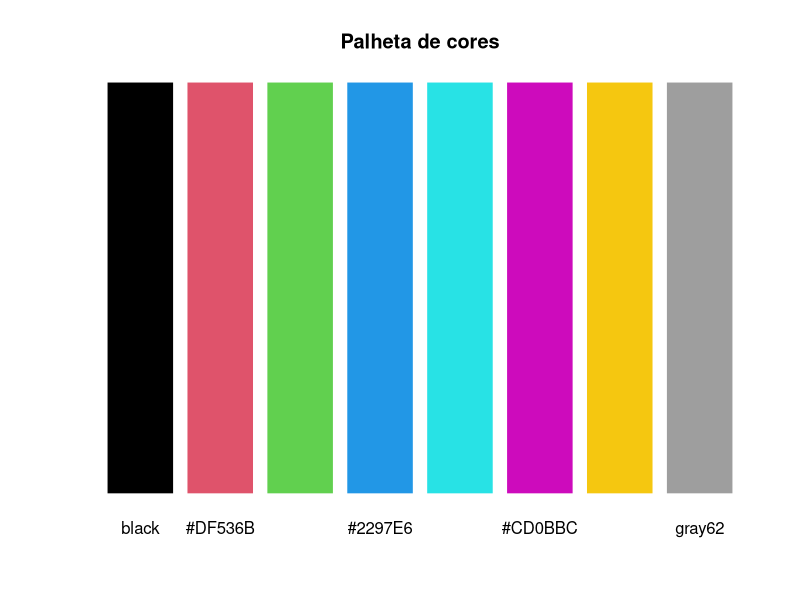
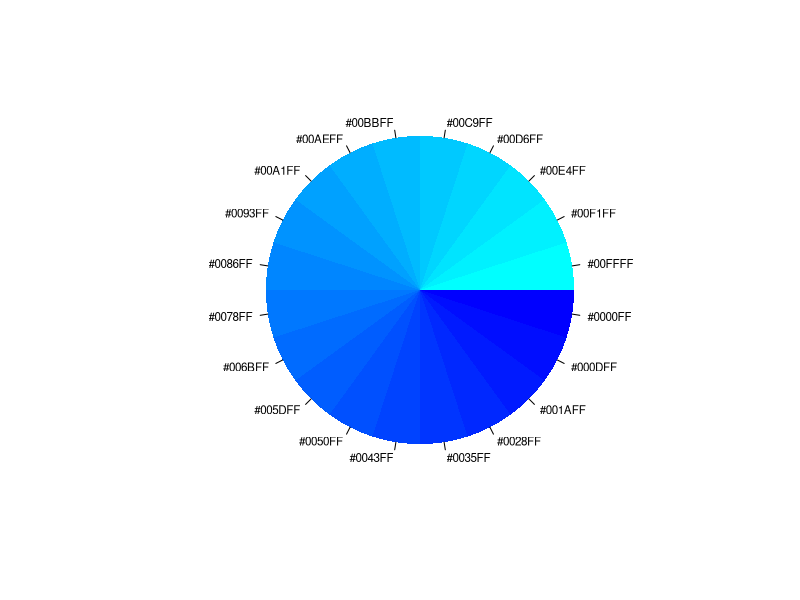
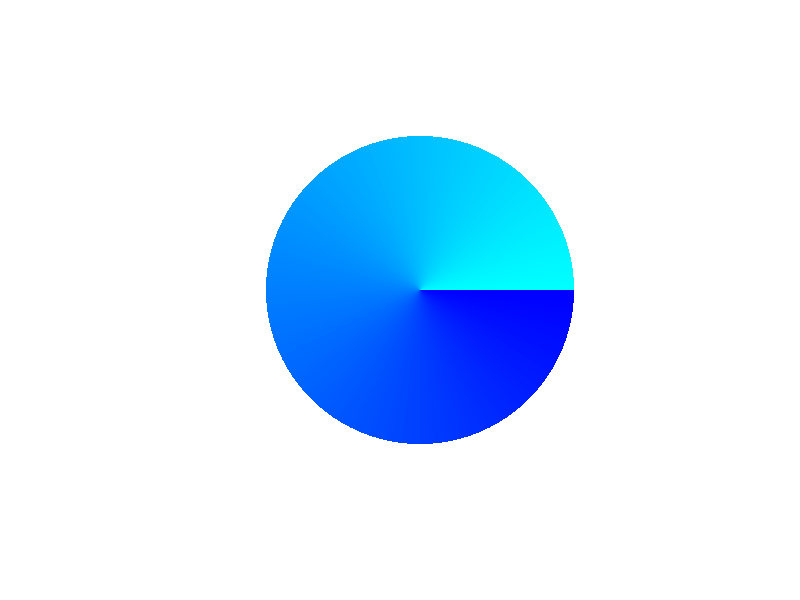
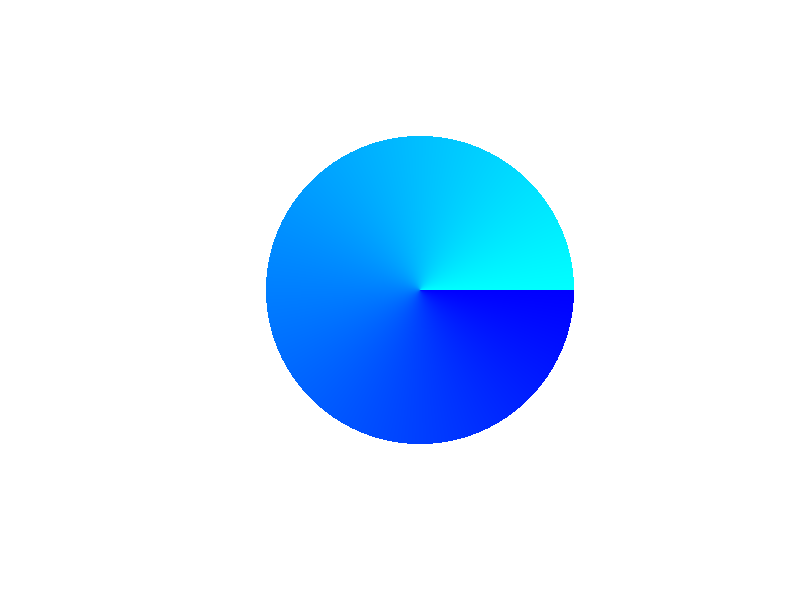
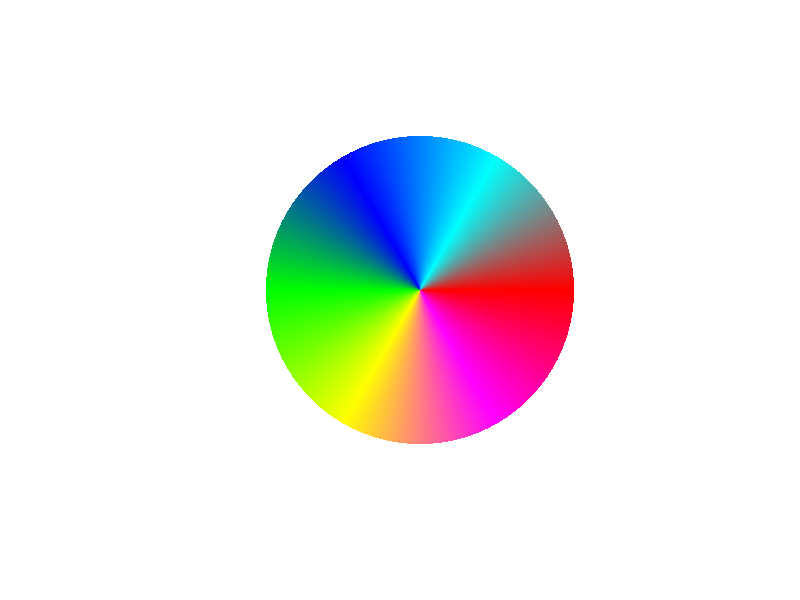
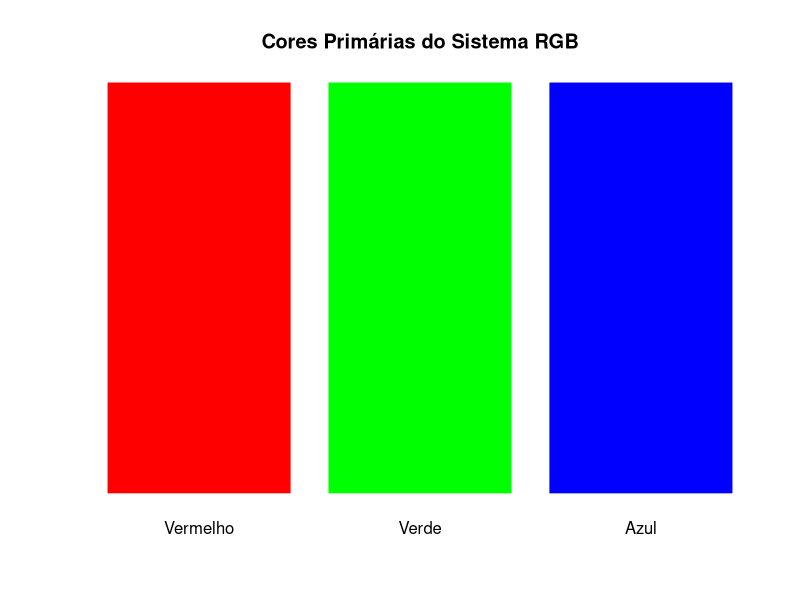
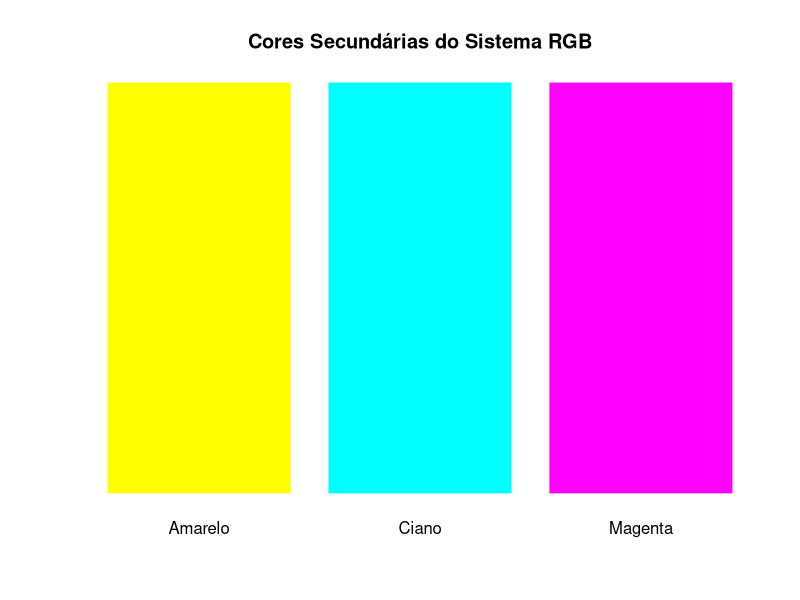
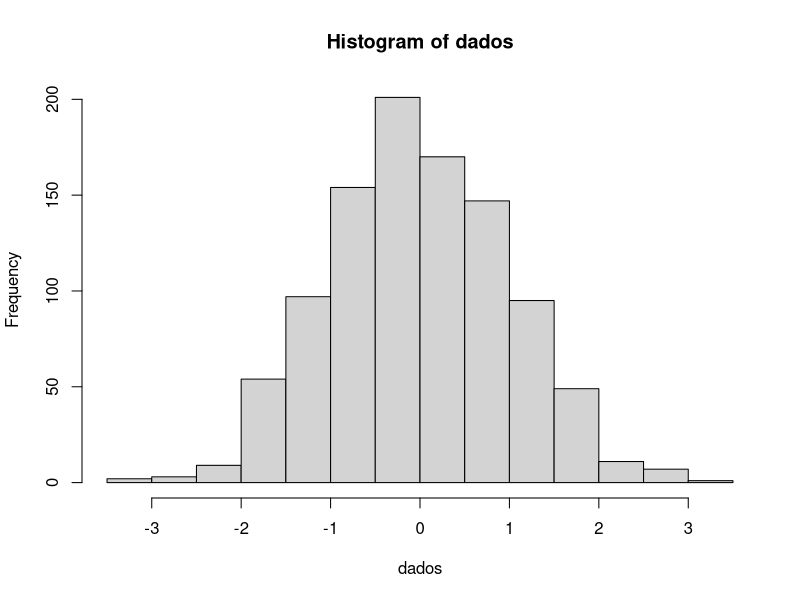

Write the R code that produced these figures, in order. (Note: this script raises an error after producing the figures.)
# Introdução a softwares estatísticos
# Data: 16/09/2019
# Aula: 23
# Assunto: Gráficos 


# Gráficos (continuação) -------------------------------------------

# No R, o padrão inicial de cores é definido por preto (black), vermelho
# (red), verde (green3), azul (blue), ciano (cyan), magenta (magenta),
# amarelo (yellow), e cinza (gray). Pode-se visualizar esses tons
# pelo código abaixo:

barplot(rep(1,length(palette())), col = palette(),
        names.arg = palette(), main = "Palheta de cores", border = F,
        axes = F)

# A função palette() retorna o nome das cores consideradas como padrão
# na palheta de cores. É possível fazer alterações nessa seleção.

# Outra maneira de obter mais cores para se usar é criando rampas
# entre cores, gerando tons intermediários entre elas, aumentando
# o número de cores à disposição.

# Exemplo: o código a seguir gera uma rampa de cores entre o ciano
# e o azul em um gráfico de setores

rampa <- colorRampPalette(colors = c("cyan", "blue")) # Rampa de cores

cores <- rampa(20) # Queremos considerar 20 cores entre ciano e azul
x <- rep(1,times = length(cores))
names(x) <- as.character(cores) # Nomes das cores (dados em hexadecimal)
pie(x = x, col = cores, border = F, cex = 0.7) # Grágico de setores


# É possível contruir rampas muito grandes de cores. 
# Veja os exemplos onde alteramos o número de cores na rampa:

rampa1 <- colorRampPalette(colors = c("cyan", "blue"))
cores <- rampa(200)
x <- rep(1,times = length(cores))
pie(x = x, col = cores, border = F, cex = 0.7, labels = NA)

rampa <- colorRampPalette(colors = c("cyan", "blue"))
cores <- rampa(2000)
x <- rep(1,times = length(cores))
pie(x = x, col = cores, border = F, cex = 1.2, labels = NA)

class(rampa)



# Exercício 1: Com a função colorRampPalette() é possível
# escolher mais de duas cores para criar uma rampa de cores
# Construa um gráfico de setores considerando uma rampa de
# 2 mil cores entre o vermelho, ciano, azul, verde, amarelo
# magenta, e vermelho novamente:

rampa <- colorRampPalette(colors = c("red","cyan", "blue", "green",
                                     "yellow", "magenta", "red"))
cores <- rampa(2000)
x <- rep(1,times = length(cores))
pie(x = x, col = cores, border = F, cex = 1.2, labels = NA)


# OBS: Sistemas de cores buscam transforma o espectro de luz visível
# em algo discreto que posa ser representado num computador. Existem
# vários sistemas, e a função colorRampPalette() permite que usemaos
# o RBG ("Red, Green, Blue", as cores primárias desse sistema) que
# proporciona cores mais uniformes.
# Como pode ser visto no primeiro gráfico de setores, os nomes das
# cores são dados por números hexadecimais, onde cada par corresponde
# ao valor da intensidade de cada cor primária utilizada (vermelho, verde
# e azul). Cada intensidade assume valores entre 0 (00, masi escuro) e
# 255 (FF, mais claro). Assim, o sistema RGB pode representar 256^3 cores,
# ou aproximadamente 16,7 milhões.


# Exercício 2: Construa um gráfico de barras (pelo barplot()) com
# as cores primárias do sistema de representação de cores RGB
# usando a notação hexadecimal das cores.

barplot(c(1,1,1), col = c("#FF0000", "#00FF00","#0000FF"),
        names.arg = c("Vermelho", "Verde", "Azul"),
        main = "Cores Primárias do Sistema RGB", border = F, axes = F)


# Exercício 3: Construa um gráfico de barras com as cores secundárias
# do sistema RGB usando a notação hexadecimal.

barplot(c(1,1,1), col = c("#FFFF00", "#00FFFF","#FF00FF"),
        names.arg = c("Amarelo", "Ciano", "Magenta"),
        main = "Cores Secundárias do Sistema RGB", border = F, axes = F)


# Exercício 4: Usando os dados obtidos por "set.seed(0); rnorm(1000, 0, 1)"
# construa um gráfico tipo histograma onde valores menores que -1.625 
# ou maiores que 1.625 receberam nível maior de transparência.

set.seed(0)
dados<- rnorm(1000, 0, 1)
histograma <- hist(dados)

plot.new()
plot.window(xlim = c(-5,5), ylim = c(0,0.5))
axis(1, at = -5:5);axis(2)
title(xlab = "Dados", ylab = "Frequência", main = "Histograma de dados")
mtext("Introdução a Softwares Estatísticos - UFPB")

cores <- ifelse(histograma$mids <= -1.625, rgb(1,0,0,0.2), 
                ifelse(histograma$mids >= 1.625, rgb(1,0,0,0.2), 
                       rgb(1,0,0,0.7)))

hist(dados, probability = T, add = T, col = cores, border = F)

abline(v = 0, lty = 2)


# Agora plote a densidade da normal nesse histograma:

# Criamos uma sequência de valores de x que usaremos
# para desenhar a curva:
x <- seq(-5,5, length.out = 1e3)
# Os valores de x serão aplicados numa normal com média e desvio
# padrão (a dnorm() recebe o desvio como argumento, e não a variância)
# vindos da distrbuição dos dados:
y <- dnorm(x, mean(dados), sd(dados))

lines(x, y, col = "red", lwd = 2)

     
# E agora para duas distribuições em um mesmo gráfico:

set.seed(0)
dados1 <- rnorm(1000, -1.5, 1.5)
dados2 <- rnorm(1000, 2.5, 0.8)

plot.new()
plot.window(xlim = c(-5,5), ylim = c(0,0.6))
axis(1, at = -5:5);axis(2, at = c(0,0.2,0.4,0.6))
title(xlab = "Dados", ylab = "Frequência", main = "Histograma de Normais")
mtext("Introdução a Softwares Estatísticos - UFPB")

hist(dados1, probability = T, add = T, col = rgb(0,0.25,0,0.6), border = F)
hist(dados2, probability = T, add = T, col = rgb(0,0,1,0.6), border = F)

abline(v = 0, lty = 2)

x <- seq(-5,5, length.out = 1e3)
y1 <- dnorm(x, mean(dados1), sd(dados1))
y2 <- dnorm(x, mean(dados2), sd(dados2))

lines(x, y1, col = "darkgreen", lwd = 2)
lines(x, y2, col = "blue", lwd = 2)


# Legendas (incompleto) ---------------------------------------------------



# Adicionando uma legenda ao gráfico produzido pelo código anterior

legend(x = -3.5, y = 0.5, legend = c(expression(N(mu == 0,sigma^2 == 1)),
                                     expression(N(mu == 0,sigma^2 == 1))),
       bg = "#EFEFEF", title = exp)

demo(plotmath)
